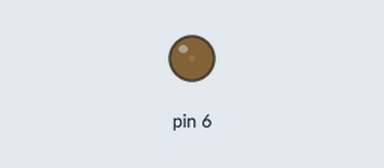
The sketch below on a simulated Arduino Uno, built with avr-gcc and run on an emulated ATmega328P. Parts: output pins drawn as LEDs (lit = HIGH).

Above: at 0.05 s.
At 2.55 s:
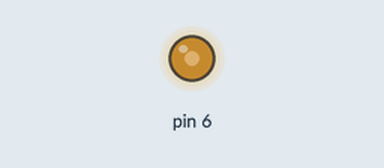
At 3.8 s:
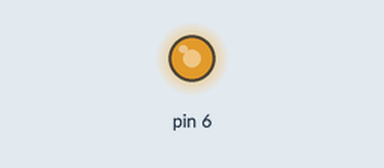
At 5.1 s:
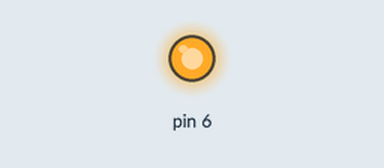
Timing chart, 0 to 6.6 s (numbered marks = the images above):
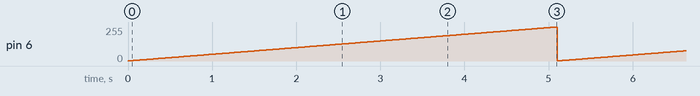

The sketch:

led_fading1.ino
```cpp
 int i=0;
void setup()
{
  pinMode(6, OUTPUT);
}

void loop()
{
  for (i = 1; i < 256; ++i)
  {
  analogWrite(6, i);
  delay(20);
  }
}
```

Measured:
- by itself, pin 6: ramps from 1/255 to 255/255 and jumps back, once every 5.1 s
